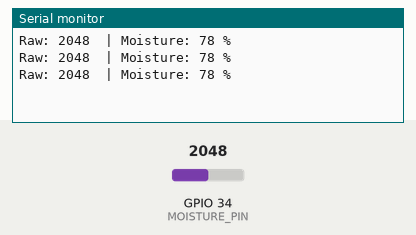
Bench run of a sketch on a simulated ESP32. Parts: the last lines printed to the serial monitor. The test bench sets the inputs (shaded band); at power-on: GPIO 34 (MOISTURE_PIN) = 2048 (analog values on the 0–4095 scale).

Above: at 1.3 s.
1.4 s: GPIO 34 (MOISTURE_PIN) set to 2866
At 1.9 s:
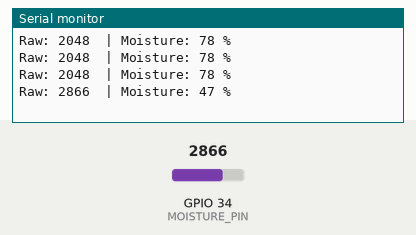
2.9 s: GPIO 34 (MOISTURE_PIN) set to 3603
At 3.4 s:
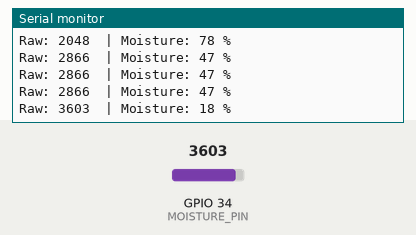
Timing chart, 0 to 5.9 s (numbered marks = the images above; inputs shaded):
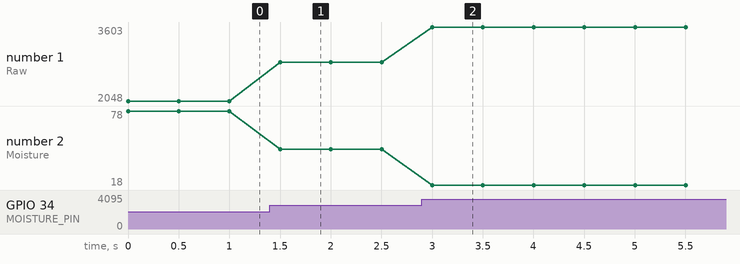

Measured:
- after the input at 1.4 s, the serial monitor: prints a new line after 0.10 s (image 1)
- after the input at 2.9 s, the serial monitor: prints a new line after 0.10 s (image 2)
- plotted number 1: 2048 → 2866 after the input at 1.4 s, 2866 → 3603 after the input at 2.9 s
- plotted number 2: 78 → 47 after the input at 1.4 s, 47 → 18 after the input at 2.9 s

The sketch:

mositure.ino
```cpp
#define MOISTURE_PIN 34

#define DRY_VALUE 4095   // dry soil / air
#define WET_VALUE 1500   // fully wet soil (calibrate!)

void setup() {
  Serial.begin(115200);

  analogReadResolution(12);
  analogSetPinAttenuation(MOISTURE_PIN, ADC_11db);
}

void loop() {
  int raw = analogRead(MOISTURE_PIN);

  // constrain to safe range
  raw = constrain(raw, WET_VALUE, DRY_VALUE);

  // map to percentage (inverted)
  int moisturePercent = map(raw, DRY_VALUE, WET_VALUE, 0, 100);

  Serial.print("Raw: ");
  Serial.print(raw);
  Serial.print("  | Moisture: ");
  Serial.print(moisturePercent);
  Serial.println(" %");

  delay(500);
}
```
